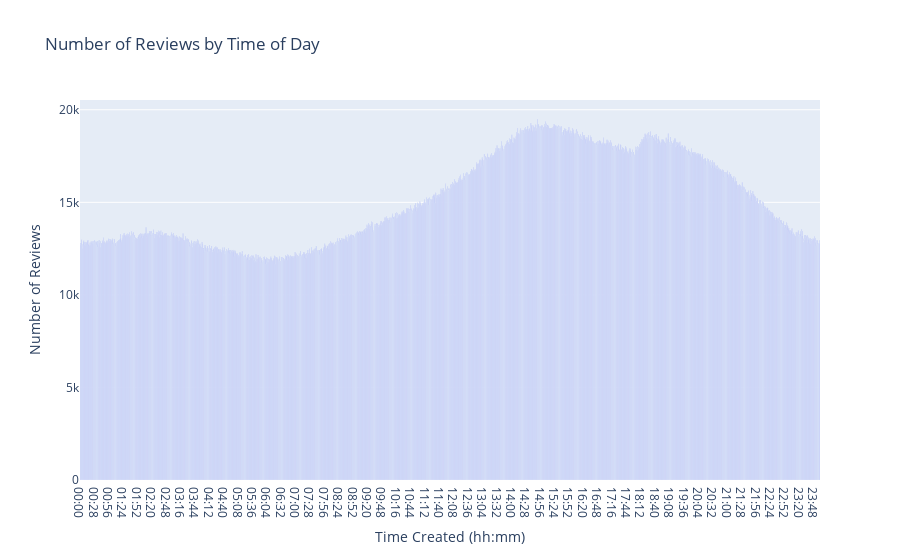

The code cell stored with this chart in its notebook:
### Markdown cell above
- What is the most common time of day users write reviews? For example, users might typically write reviews at 17:44. Explain how this time distribution could influence your analysis.

### Code cell
time_num_review_df=time_num_review_df.groupby(['time_created']).agg(num_review=('num_review','sum')
                                               ).reset_index()

fig = px.bar(time_num_review_df, 
             x='time_created', 
             y='num_review', 
             labels={'time_created': 'Time Created (hh:mm)', 'num_review': 'Number of Reviews'},
             title='Number of Reviews by Time of Day',
             hover_data={'time_created': True, 'num_review': True})  # Enable tooltips

fig.show()

### Figure 1 — Plotly figure (JSON) as saved in the notebook; plotly's stock layout.template omitted (floating-point values rounded to 4 significant figures; data arrays with more than 128 entries replaced by an {"elided": "..."} marker saying what was removed)
{"data": [{"alignmentgroup": "True", "hovertemplate": "Time Created (hh:mm)=%{x}<br>Number of Reviews=%{y}<extra></extra>", "legendgroup": "", "marker": {"color": "#636efa", "pattern": {"shape": ""}}, "name": "", "offsetgroup": "", "orientation": "v", "showlegend": false, "textposition": "auto", "type": "bar", "x": {"elided": "1440 str values"}, "xaxis": "x", "y": {"elided": "1440 int values"}, "yaxis": "y"}], "layout": {"autosize": true, "barmode": "relative", "legend": {"tracegroupgap": 0}, "title": {"text": "Number of Reviews by Time of Day"}, "xaxis": {"anchor": "y", "autorange": true, "domain": [0, 1], "range": [-0.5, 1440.0], "title": {"text": "Time Created (hh:mm)"}, "type": "category"}, "yaxis": {"anchor": "x", "autorange": true, "domain": [0, 1], "range": [0, 20530.0], "title": {"text": "Number of Reviews"}, "type": "linear"}}}
